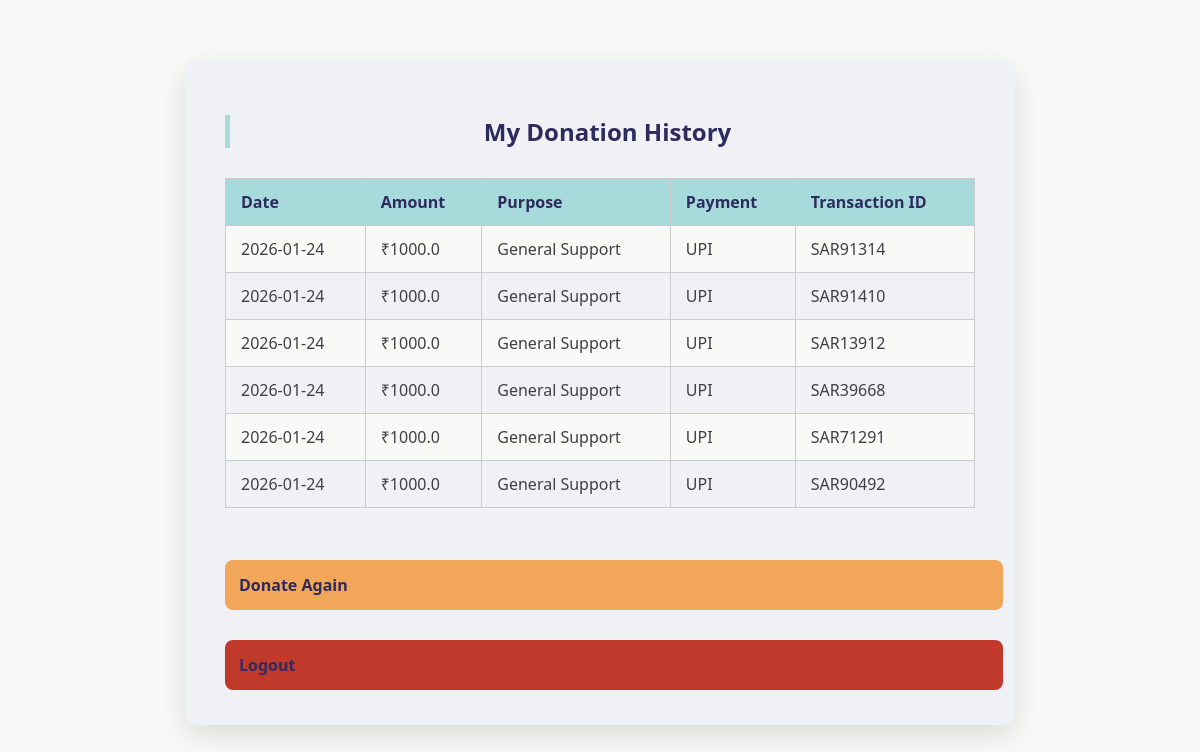
Before: /my-donations (signed in) with the older database file.
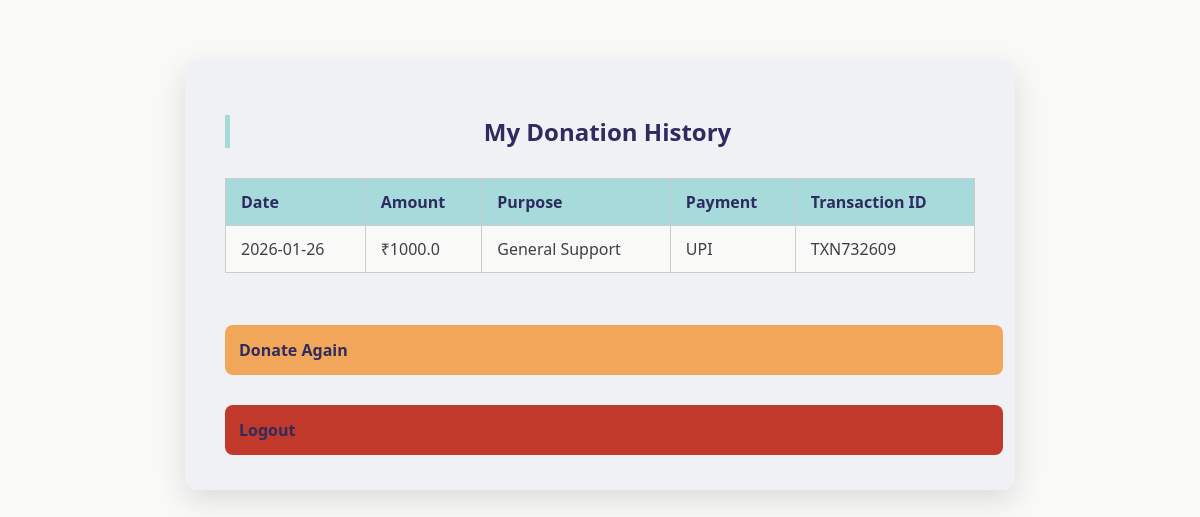
After: the same page with the newer database file.
### tables this page shows
CREATE TABLE donation_summary (
        id INTEGER PRIMARY KEY AUTOINCREMENT,
        user_email TEXT,
        donor_name TEXT,
        email TEXT,
        phone TEXT,
        country TEXT,
        amount REAL,
        purpose TEXT,
        payment_method TEXT,
        date TEXT,
        qr_id TEXT UNIQUE
    );

### app.py (the view)
@app.route('/my-donations')
def my_donations():
    if 'user' not in session:
        return redirect('/login')
    db = get_db()
    cur = db.cursor()
    cur.execute(
        "SELECT * FROM donation_summary WHERE user_email=? ORDER BY date DESC",
        (session['user'],)
    )
    donations = cur.fetchall()
    db.close()
    return render_template('my_donation.html', donations=donations)

### app.py (called while the page is built)
def get_db():
    conn = sqlite3.connect(DB)
    conn.row_factory = sqlite3.Row
    return conn

### templates/my_donation.html (shortened to what this page needs)
<!DOCTYPE html>
<html lang="en">
<head>
    <link rel="stylesheet" href="/static/style.css">
</head>
<body>
<div class="donation-container">
    <h2>My Donation History</h2>
    {% if donations %}
    <table class="summary-table">
        <tr>
            <th>Date</th>
            <th>Amount</th>
            <th>Purpose</th>
            <th>Payment</th>
            <th>Transaction ID</th>
        </tr>
        {% for d in donations %}
        <tr>
            <td>{{ d['date'] }}</td>
            <td>₹{{ d['amount'] }}</td>
            <td>{{ d['purpose'] }}</td>
            <td>{{ d['payment_method'] }}</td>
            <td>{{ d['qr_id'] }}</td>
        </tr>
        {% endfor %}
    </table>
    {% else %}
        <p>You have not made any donations yet.</p>
    {% endif %}
    <br>
    <a href="/donate" class="donation-next-btn">Donate Again</a>
    <a href="/logout" class="donation-next-btn" style="background:#c0392b;">
        Logout
    </a>
</div>
</body>
</html>

Changed rows visible on the page:
removed donation_summary: date "2026-01-24", amount "1000.0", purpose "General Support", payment_method "UPI", qr_id "SAR91410"
removed donation_summary: date "2026-01-24", amount "1000.0", purpose "General Support", payment_method "UPI", qr_id "SAR13912"
removed donation_summary: date "2026-01-24", amount "1000.0", purpose "General Support", payment_method "UPI", qr_id "SAR39668"
removed donation_summary: date "2026-01-24", amount "1000.0", purpose "General Support", payment_method "UPI", qr_id "SAR71291"
removed donation_summary: date "2026-01-24", amount "1000.0", purpose "General Support", payment_method "UPI", qr_id "SAR90492"
changed donation_summary "General Support": date "2026-01-24" → "2026-01-26"; qr_id "SAR91314" → "TXN732609"
